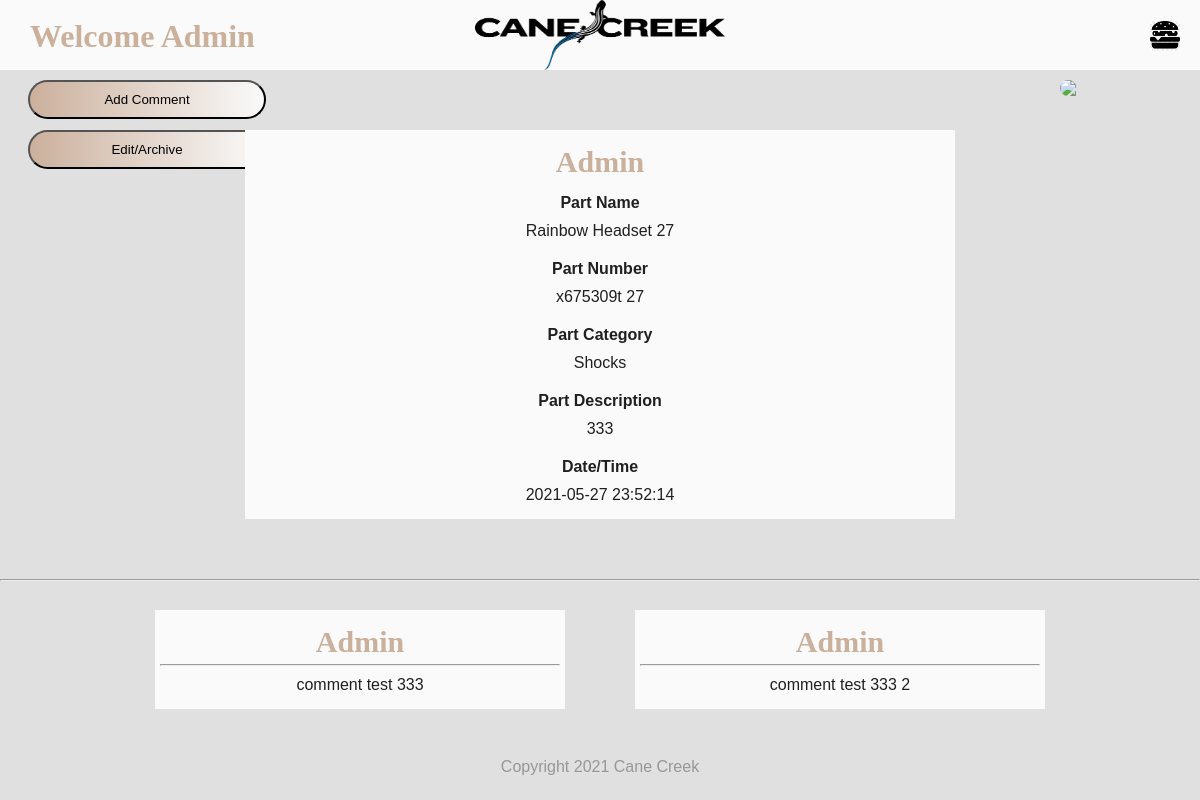
Before: /details.php?qr=333 (signed in) with the older database file.
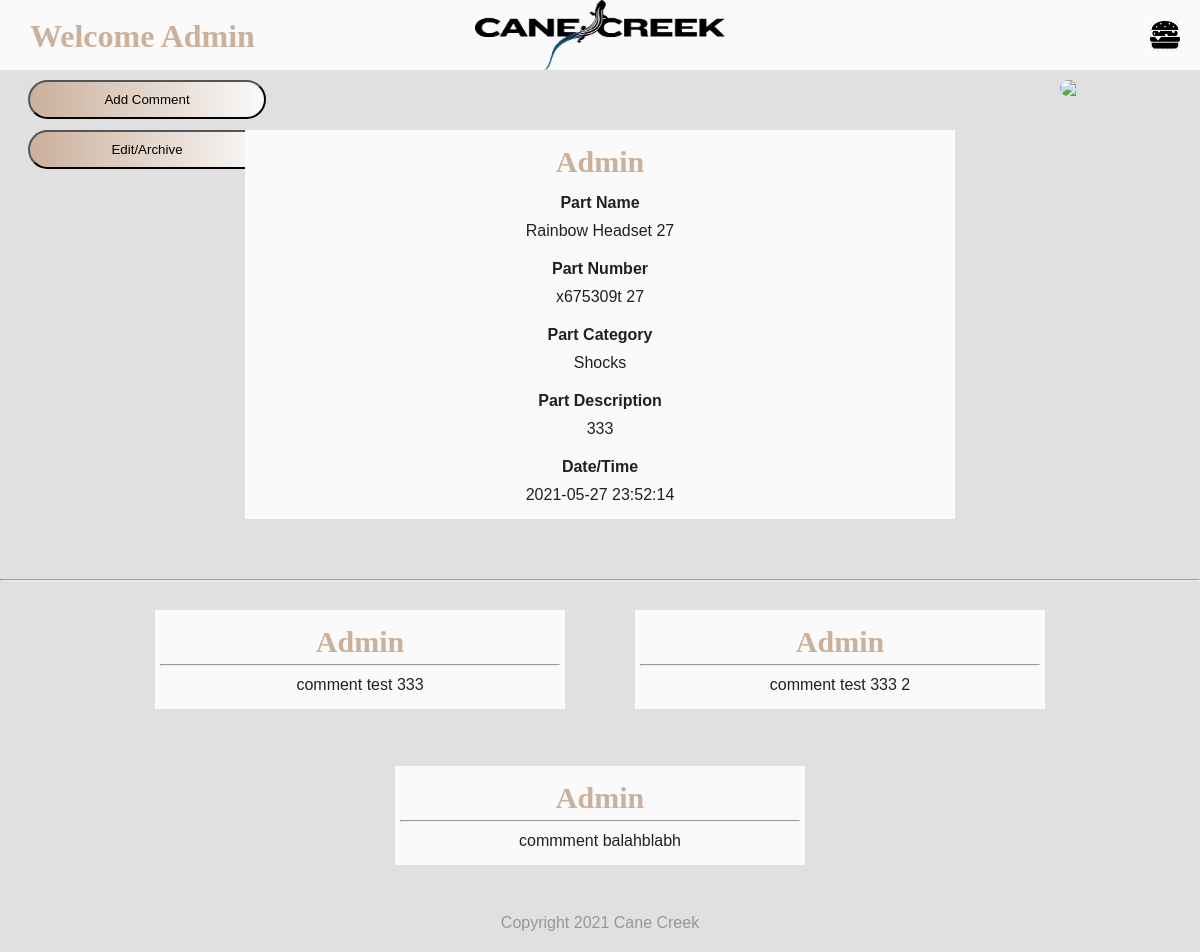
After: the same page with the newer database file.
### tables this page shows
CREATE TABLE `comments` (
  `id` int(11) NOT NULL AUTO_INCREMENT,
  `pid` int(11) NOT NULL,
  `userid` varchar(255) NOT NULL,
  `riderlog` varchar(255) NOT NULL,
  `rldate` timestamp NOT NULL DEFAULT current_timestamp(),
  PRIMARY KEY (`id`)
);

### details.php (the view, shortened to what this page needs)
<?php
  include('templates/header.php');
?>
<form id="editbutton" class="input-group" style="position: absolute; top: 130px; left: 7px;">
  <button type="submit" class="submit-btn">Edit/Archive</button>
</form>
<form id="commentbutton" class="input-group" style="position: absolute; top: 80px; left: 7px;">
  <button type="submit" class="submit-btn">Add Comment</button>
</form>
<div id="qrcode">
  <img  src="https://chart.googleapis.com/chart?chs=100x100&cht=qr&chl=<?php echo $_GET['qr']?>" />
</div>
<div class="detailbox" width= 30px;>
  <h2><?php echo htmlspecialchars($parts['userid']) ?></h2>
  <h4>Part Name</h4>
  <p><?php echo htmlspecialchars($parts['pname']) ?></p>
  <h4>Part Number</h4>
  <p><?php echo htmlspecialchars($parts['pnumber']) ?></p>
  <h4>Part Category</h4>
  <p><?php echo htmlspecialchars($parts['pcategory']) ?></p>
  <h4>Part Description</h4>
  <p><?php echo htmlspecialchars($parts['pdescription']) ?></p>
  <h4>Date/Time</h4>
  <p><?php echo htmlspecialchars($parts['ptime']) ?></p>
</div>
<hr />
<div class="container">
  <?php foreach ($comments as $comment){ ?>
    <div class="commentbox">
      <h2><?php echo htmlspecialchars($comment['2'])?></h2>
      <hr />
      <p><?php echo htmlspecialchars($comment['3'])?></p>
    </div>
  <?php } ?>
</div>
<?php
  include('templates/footer.php');
?>

Changed rows visible on the page:
added comments: userid "Admin", riderlog "commment balahblabh"
